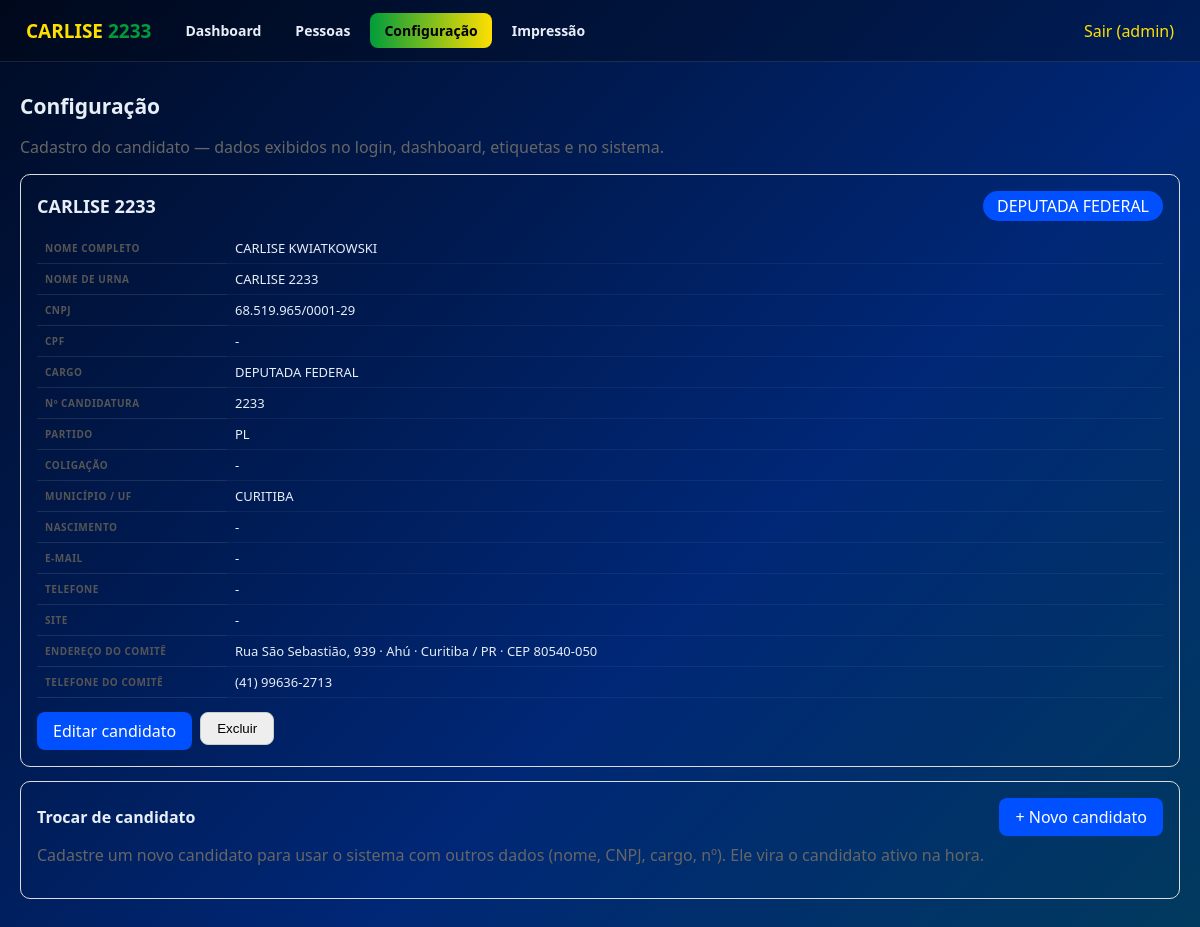
The page /configuracao (signed in) on the database its author committed.
### tables this page shows
CREATE TABLE candidato (
    id INTEGER PRIMARY KEY AUTOINCREMENT,
    nome_completo TEXT DEFAULT '',
    nome_urna TEXT DEFAULT '',
    cnpj TEXT DEFAULT '',
    cpf TEXT DEFAULT '',
    cargo TEXT DEFAULT 'Deputada Federal',
    numero_candidatura TEXT DEFAULT '',
    partido TEXT DEFAULT '',
    sigla_partido TEXT DEFAULT '',
    coligacao TEXT DEFAULT '',
    municipio TEXT DEFAULT '',
    uf TEXT DEFAULT 'PR',
    data_nascimento TEXT DEFAULT '',
    email TEXT DEFAULT '',
    telefone TEXT DEFAULT '',
    site TEXT DEFAULT '',
    biografia TEXT DEFAULT '',
    ativo INTEGER DEFAULT 1,
    data_cadastro TEXT DEFAULT (datetime('now'))
, comite_endereco TEXT DEFAULT '', comite_telefone TEXT DEFAULT '', comite_cep TEXT DEFAULT '', comite_numero TEXT DEFAULT '', comite_bairro TEXT DEFAULT '', comite_cidade TEXT DEFAULT '', comite_uf TEXT DEFAULT '');

### app.py (the view)
@app.route("/configuracao")
@login_obrigatorio
def configuracao():
    return render_template("configuracao.html", cand=candidato_ativo())

### app.py (called while the page is built)
def conectar():
    if USAR_PG:
        import psycopg2
        return psycopg2.connect(URL)
    conn = sqlite3.connect(os.path.join(BASE_DIR, "sistema.db"))
    conn.row_factory = sqlite3.Row
    conn.execute("PRAGMA foreign_keys=ON")
    return conn

def get_db():
    if "conn" not in g:
        g.conn = conectar()
    return g.conn

@app.teardown_appcontext
def fechar(exc):
    conn = g.pop("conn", None)
    if conn is not None:
        try:
            conn.commit() if not exc else conn.rollback()
        except Exception:
            pass
        try:
            conn.close()
        except Exception:
            pass

def prep(sql):
    return sql.replace("%s", "?") if not USAR_PG else sql

def executar(sql, params=()):
    cur = get_db().cursor()
    cur.execute(prep(sql), tuple(params))
    return cur

def listar(sql, params=()):
    cur = executar(sql, params)
    linhas = cur.fetchall()
    if not linhas:
        return []
    if isinstance(linhas[0], dict):
        return [dict(l) for l in linhas]
    if hasattr(linhas[0], "keys"):
        return [dict(l) for l in linhas]
    cols = [d[0] for d in cur.description]
    return [dict(zip(cols, l)) for l in linhas]

def buscar(sql, params=()):
    linhas = listar(sql, params)
    return linhas[0] if linhas else None

def login_obrigatorio(f):
    @wraps(f)
    def env(*a, **k):
        if not session.get("user"):
            return redirect(url_for("login"))
        return f(*a, **k)
    return env

def candidato_ativo():
    try:
        return buscar("SELECT * FROM candidato WHERE ativo=1 ORDER BY id DESC LIMIT 1")
    except Exception:
        return None

@app.context_processor
def injeta_candidato():
    return {"cand": candidato_ativo()}

### templates/configuracao.html (shortened to what this page needs)
{% extends "base.html" %}
{% block conteudo %}
<div style="padding:10px 0">
<h1>Configura&#231;&#227;o</h1>
<p style="color:#666">Cadastro do candidato &mdash; dados exibidos no login, dashboard, etiquetas e no sistema.</p>
{% if cand %}
<div style="border:1px solid #ddd;border-radius:10px;padding:16px;margin:14px 0">
  <div style="display:flex;justify-content:space-between;align-items:center;flex-wrap:wrap;gap:8px">
    <strong style="font-size:18px">{{ cand.nome_urna or cand.nome_completo }}</strong>
    <span style="background:#0050FF;color:#fff;border-radius:20px;padding:4px 14px">{{ cand.cargo or 'Cargo' }}</span>
  </div>
  <table style="width:100%;border-collapse:collapse;margin-top:12px">
    {% set linhas = [('Nome completo', cand.nome_completo), ('Nome de urna', cand.nome_urna), ('CNPJ', cand.cnpj, 'cnpj'), ('CPF', cand.cpf, 'cpf'), ('Cargo', cand.cargo), ('Nº candidatura', cand.numero_candidatura), ('Partido', cand.partido), ('Coligação', cand.coligacao), ('Município / UF', cand.municipio), ('Nascimento', cand.data_nascimento), ('E-mail', cand.email), ('Telefone', cand.telefone, 'tel'), ('Site', cand.site)] %}
    {% for linha in linhas %}
    <tr>
      <th style="text-align:left;padding:6px 8px;color:#555;width:190px">{{ linha[0] }}</th>
      <td style="padding:6px 8px">{% if linha|length > 2 and linha[2] %}<span data-format="{{ linha[2] }}">{{ linha[1] or '' }}</span>{% else %}{{ linha[1] or '-' }}{% endif %}</td>
    </tr>
    {% endfor %}
    <tr><th style="text-align:left;padding:6px 8px;color:#555;width:190px">Endere&#231;o do comit&#234;</th><td style="padding:6px 8px">
      {% if cand.comite_endereco or cand.comite_numero or cand.comite_bairro or cand.comite_cidade or cand.comite_cep %}
        {{ cand.comite_endereco or '' }}{% if cand.comite_numero %}, {{ cand.comite_numero }}{% endif %}{% if cand.comite_bairro %} &middot; {{ cand.comite_bairro }}{% endif %}{% if cand.comite_cidade %} &middot; {{ cand.comite_cidade }}{% endif %}{% if cand.comite_uf %} / {{ cand.comite_uf }}{% endif %}{% if cand.comite_cep %} &middot; CEP <span data-format="cep">{{ cand.comite_cep }}</span>{% endif %}
      {% else %} - {% endif %}
    </td></tr>
    <tr><th style="text-align:left;padding:6px 8px;color:#555;width:190px">Telefone do comit&#234;</th><td style="padding:6px 8px">{% if cand.comite_telefone %}<span data-format="tel">{{ cand.comite_telefone }}</span>{% else %}-{% endif %}</td></tr>
  </table>
  <div style="margin-top:14px;display:flex;gap:8px">
    <a href="/configuracao/{{ cand.id }}/editar" style="background:#0050FF;color:#fff;padding:8px 16px;border-radius:8px;text-decoration:none">Editar candidato</a>
    <form method="post" action="/configuracao/{{ cand.id }}/excluir" onsubmit="return confirm('Excluir este candidato?');" style="display:inline">
      <button type="submit" style="background:#eee;padding:8px 16px;border-radius:8px;border:1px solid #ccc;cursor:pointer">Excluir</button>
    </form>
  </div>
</div>
{% else %}
<div style="border:1px solid #ddd;border-radius:10px;padding:16px;margin:14px 0">
  <p>Nenhum candidato cadastrado ainda.</p>
  <a href="/configuracao/novo" style="background:#0050FF;color:#fff;padding:8px 16px;border-radius:8px;text-decoration:none">+ Cadastrar candidato</a>
</div>
{% endif %}
<div style="border:1px solid #ddd;border-radius:10px;padding:16px;margin:14px 0">
  <div style="display:flex;justify-content:space-between;align-items:center">
    <strong>Trocar de candidato</strong>
    <a href="/configuracao/novo" style="background:#0050FF;color:#fff;padding:8px 16px;border-radius:8px;text-decoration:none">+ Novo candidato</a>
  </div>
  <p style="color:#666;margin-top:8px">Cadastre um novo candidato para usar o sistema com outros dados (nome, CNPJ, cargo, n&#186;). Ele vira o candidato ativo na hora.</p>
</div>
</div>
{% endblock %}

### templates/base.html (shortened to what this page needs)
<!doctype html>
<html lang="pt-BR">
<head>
<link rel="stylesheet" href="/static/estilo.css">
</head>
<body>
{% if session.get('user') %}
<header class="topo">
  <div class="logo"><b>{{ (cand.nome_urna or 'CARLISE').split(' ')[0] }}</b> <span>{{ cand.numero_candidatura or '2233' }}</span></div>
  <nav class="menu">
    <a href="/" class="{{ 'ativo' if request.path == '/' else '' }}">Dashboard</a>
    <a href="/pessoas" class="{{ 'ativo' if request.path.startswith('/pessoas') else '' }}">Pessoas</a> <a href="/configuracao" class="{{ 'ativo' if request.path.startswith('/configuracao') else '' }}">Configura&#231;&#227;o</a> <a href="/impressao" class="{{ 'ativo' if request.path.startswith('/impressao') else '' }}">Impress&#227;o</a>
  </nav>
  <a class="sair" href="/sair">Sair ({{ session.get('user') }})</a>
</header>
{% endif %}
<div class="container">
{% block conteudo %}{% endblock %}
</div>
</body>
</html>

### static/estilo.css (style rules this page uses)
:root { --navy:#002776;--navy2:#000b24;--verde:#009C3B;--amarelo:#FFDF00; --texto:#e8eef7;--cinza:#9fb0c7;--card:rgba(255,255,255,.05);--borda:rgba(255,255,255,.10) }
* { box-sizing:border-box }
body { margin:0;font-family:Segoe UI,Arial,sans-serif;color:var(--texto); background:linear-gradient(135deg,var(--navy2),var(--navy) 60%,#013a5e);min-height:100vh }
a { color:var(--amarelo);text-decoration:none }
.topo { display:flex;align-items:center;gap:20px;padding:13px 26px;background:rgba(0,0,0,.25); border-bottom:1px solid var(--borda);flex-wrap:wrap }
.logo { font-weight:800;font-size:19px }
.logo b { color:var(--amarelo) }
.logo span { color:var(--verde) }
.menu { display:flex;gap:6px;flex-wrap:wrap }
.menu a { padding:8px 14px;border-radius:8px;color:var(--texto);font-weight:600;font-size:14px }
.menu a.ativo,.menu a:hover { background:linear-gradient(90deg,var(--verde),var(--amarelo));color:#000 }
.sair { margin-left:auto }
.container { max-width:1200px;margin:0 auto;padding:20px }
h1 { font-size:21px;margin:0 0 4px }
table { width:100%;border-collapse:collapse;font-size:13px }
th { text-align:left;color:var(--cinza);text-transform:uppercase;font-size:10px;letter-spacing:.5px; padding:7px;border-bottom:1px solid var(--borda) }
td { padding:7px;border-bottom:1px solid rgba(255,255,255,.05) }

### rows shown on the page
candidato: nome_urna "CARLISE", numero_candidatura "2233", nome_urna "CARLISE 2233", cargo "DEPUTADA FEDERAL", linha "NOME COMPLETO", nome_completo "CARLISE KWIATKOWSKI", linha "NOME DE URNA", linha "CNPJ", linha "CARGO", linha "Nº CANDIDATURA", linha "PARTIDO", partido "PL", linha "MUNICÍPIO / UF", municipio "CURITIBA", comite_endereco "Rua São Sebastião", comite_numero "939", comite_bairro "Ahú", comite_cidade "Curitiba", comite_uf "PR"

### other values the page prints
{{ session.get('user') }} "admin"
{{ linha[0] }} "CPF" "COLIGAÇÃO" "NASCIMENTO" "E-MAIL" "TELEFONE" "SITE"
{{ linha[1] or '-' }} "-" "-" "-" "-"
